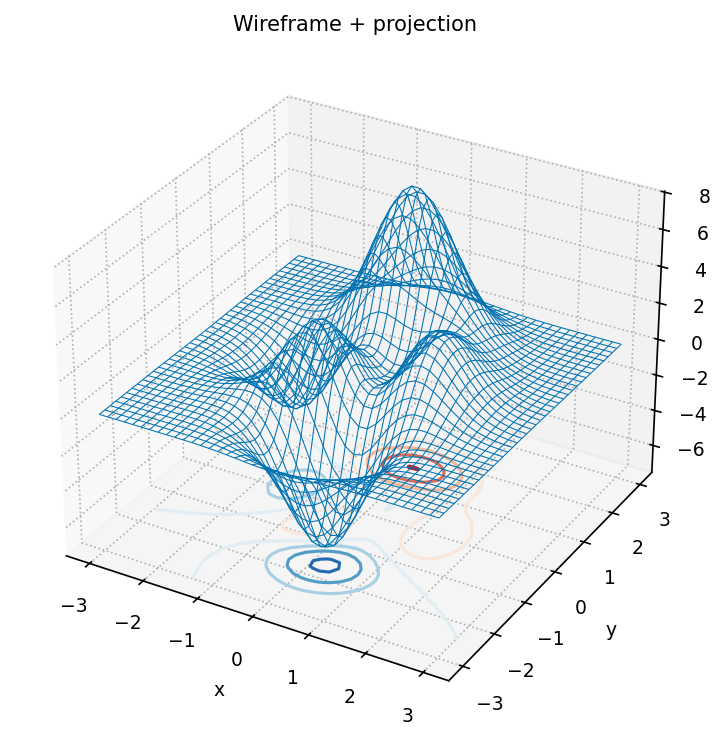

Reproduce this figure in Python.
"""wireframe_3d: 线框 + 底面投影等高线."""
import sys, os; sys.path.insert(0, os.path.join(os.path.dirname(os.path.abspath(__file__)), '..', '..', '_utils', 'python'))
import matplotlib.pyplot as plt
from theme import apply_theme
from demo_data import gen_3d_surface

def make_figure(X=None, Y=None, Z=None, title='Wireframe + projection'):
    apply_theme(fig_size=(6.5, 5))
    if X is None:
        X, Y, Z = gen_3d_surface(n=40)
    fig = plt.figure()
    ax = fig.add_subplot(111, projection='3d')
    ax.plot_wireframe(X, Y, Z, color='#0072B2', linewidth=0.5)
    ax.contour(X, Y, Z, zdir='z', offset=Z.min()-1, cmap='RdBu_r')
    ax.set_zlim(Z.min()-1, Z.max())
    ax.set_xlabel('x'); ax.set_ylabel('y'); ax.set_zlabel('z')
    ax.set_title(title)
    fig.tight_layout()
    return fig

if __name__ == '__main__':
    fig = make_figure()
    fig.savefig(__file__.replace('.py', '.png'), dpi=150)
